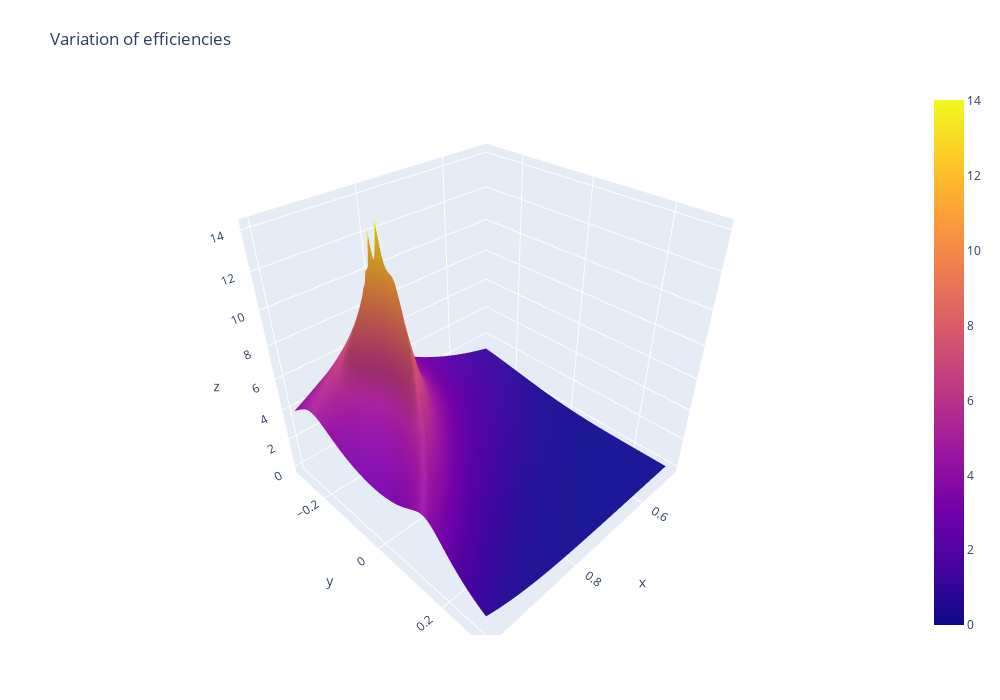

The notebook cell saved with this chart:
### Code cell
Z1 = np.load("eff_better_32.npy")
sh_0, sh_1 = Z1.shape
X1, Y1 = np.linspace(0.5, 1, sh_0), np.linspace(-0.3, 0.3, sh_1)
plt.gcf().set_size_inches(7.5,6)
plt.xlabel("$t_{S2}/T$")
plt.ylabel("$t_{P1}/T$")
plt.title("$-\log_{10}(1-$efficiency$)$")
plt.contourf(X1, Y1, -np.log(1-Z1)/np.log(10), 50, cmap='turbo')
plt.colorbar();
fig = go.Figure(data=[go.Surface(z=-np.log(1-Z1), x=X1, y=Y1)])
fig.update_layout(title='Variation of efficiencies',#autosize=False,
                  width=1000, height=700,
                  margin=dict(l=65, r=50, b=65, t=90)
                 )
fig.show()
